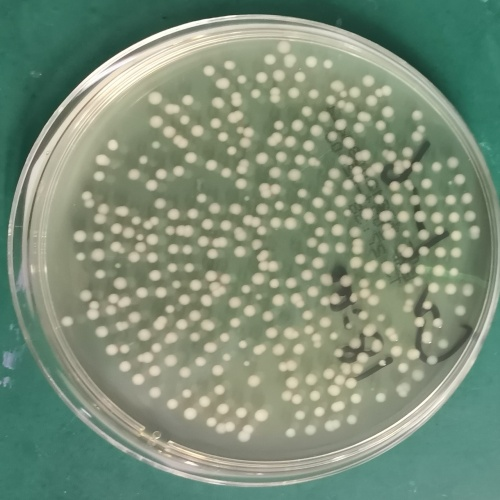
#> input picture projects/bacterial_count/bac.jpg, 500 x 500 px
$ jupyter execute cell_on_new_Images.ipynb   (older library calls are emulated)
#> lines starting #> are read from the running program, lines starting #| are printed output that depends on the picture; after the words box and inside, x2 and y2 are one past the last pixel; in counts of white or black regions, pixels touching at a corner belong together
[cell 1]
# Import necessary libraries
from IPython.display import Image
from IPython.display import Latex
import numpy as np
import cv2
import matplotlib.pyplot as plt
import matplotlib.cm as cm
from scipy import misc
from scipy import stats
import scipy.spatial.distance as dist
import PIL
from PIL import ImageDraw
plt.style.use("ggplot")

[cell 2]
import cv2

image1 = cv2.imread('bac.jpg')
#> image1 is the input picture: shape (500, 500, 3); mean B, G, R 120.9, 142.5, 124.5
image=cv2.cvtColor(image1,cv2.COLOR_BGR2GRAY)
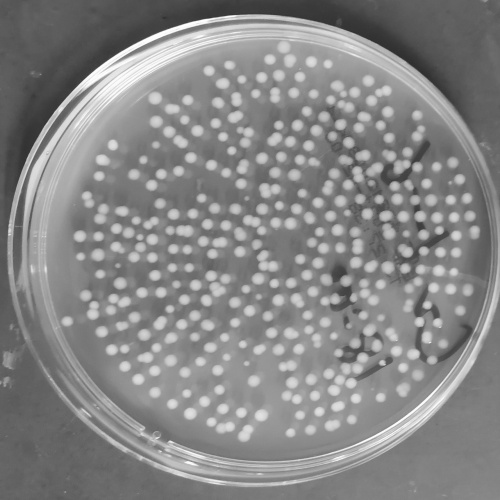
#> image: shape (500, 500); min 43, max 254, mean 134.6
se=cv2.getStructuringElement(cv2.MORPH_RECT , (5,5))
bg=cv2.morphologyEx(image, cv2.MORPH_DILATE, se)
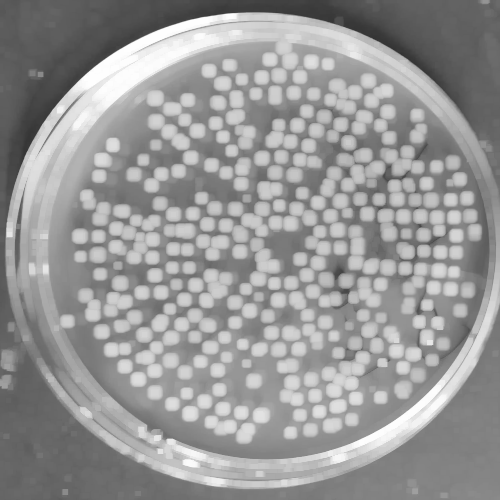
#> bg: shape (500, 500); min 51, max 254, mean 151.8
out_gray=cv2.divide(image, bg, scale=255)
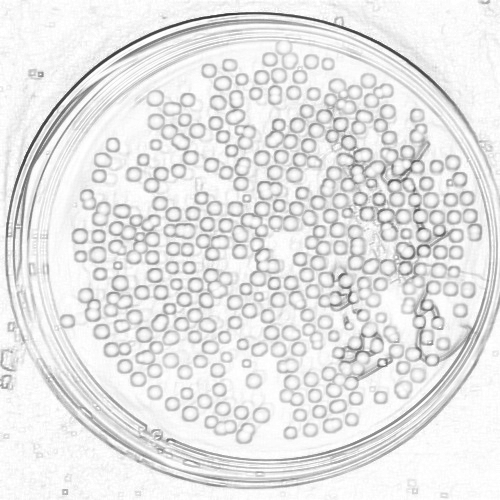
#> out_gray: shape (500, 500); min 52, max 255, mean 229.5
out_binary=cv2.threshold(out_gray, 0, 255, cv2.THRESH_OTSU )[1]
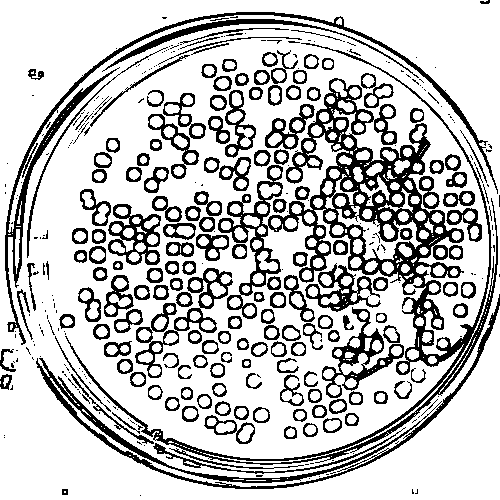
#> out_binary: shape (500, 500); 76.5% white; 368 black regions (195 under 20 px), largest, box (x1, y1, x2, y2) and area: (65, 43, 498, 469) 18659, (5, 12, 498, 345) 4500, (36, 294, 500, 489) 4089

cv2.imshow('binary', out_binary)
# cv2.imwrite('binary.png',out_binary)

cv2.imshow('orignal', image1)
# cv2.imwrite('gray.png',out_gray)
cv2.waitKey(0)
cv2.destroyAllWindows()

[cell 3]
img = cv2.imread('bac.jpg')
# [4 lines of commented-out code are left out]
cv2.imshow('img', img)
cv2.waitKey(0)
cv2.destroyAllWindows()

[cell 4]
img = np.mean(img, axis=2)

[cell 5]
# Function for removing background noise
def remove_background_noise(img, dilations=1, kernel_size=3, thresh=250):
    kern = cv2.getStructuringElement(cv2.MORPH_ELLIPSE, (kernel_size, kernel_size))
    clean_image = cv2.dilate(img, kern, iterations=dilations)
    # Remove all pixels that are brighter than thresh
    return clean_image * (clean_image < thresh)

# Create clean image
clean_image = remove_background_noise(img, dilations=1, kernel_size=3, thresh=250)
#> in remove_background_noise, `clean_image = cv2.dilate(img, kern, iterations=dilations)`:
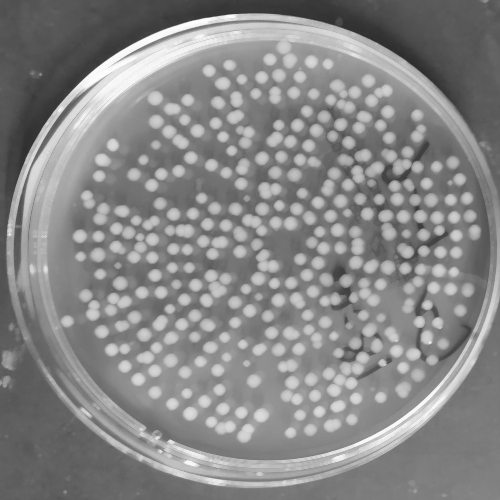
#> clean_image: shape (500, 500) float64; min 44.67, max 254, mean 135.9
# misc.imsave("clean_image.jpg", clean_image)

cv2.imshow('img', clean_image)
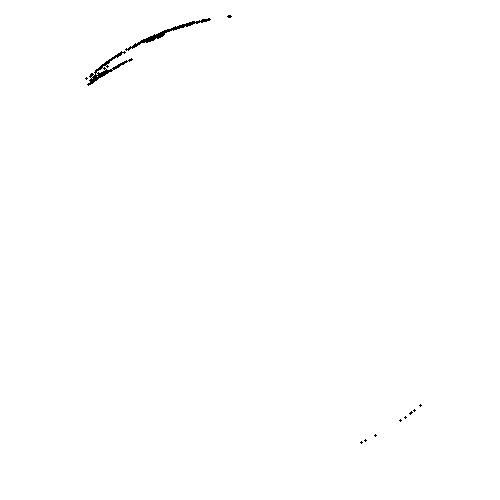
#> window 'img': shape (500, 500); 99.7% white; black in thin lines or dots, all inside (x1, y1, x2, y2) = (85, 15, 422, 444)
cv2.waitKey(0)
cv2.destroyAllWindows()

[cell 6]
# Function to detect cell locations using Bonferroni corrected one sample t-test
def detect_cell_location(clean_image, step_size=20, alpha=0.05, population_mean=220):
    n = clean_image.shape[1]
    m = clean_image.shape[0]
    x_coordinates = []
    y_coordinates = []
    number_of_comparisons = np.round((n/step_size)*(m/step_size))
    bonferroni_alpha = 0.05 / float(number_of_comparisons)
    for y in xrange(0, m, step_size):
        for x in xrange(0, n, step_size):
            wind = clean_image[y:y+step_size, x:x+step_size].flatten()
            t_statistic, p_value = stats.ttest_1samp(wind, population_mean)
            if p_value == 0:
                x_coordinates.append(x)
                y_coordinates.append(y)
    return (x_coordinates, y_coordinates)

[cell 7]
# Determine the pixel population mean
pop_mean = np.mean(clean_image)
#> pop_mean = 135.2

# Extract cell locations
x_coordinates, y_coordinates = detect_cell_location(clean_image, population_mean=pop_mean)
#> after the loop in detect_cell_location, `for y in xrange(0, m, step_size):`: x_coordinates = 105 values, max 480 at index 30, min 0 at index 0, mean 207.2; y_coordinates = 105 values from 0 to 480
#> y_coordinates = 105 values from 0 to 480

$ run again, with projects/bacterial_count/New.jpg copied over projects/bacterial_count/bac.jpg
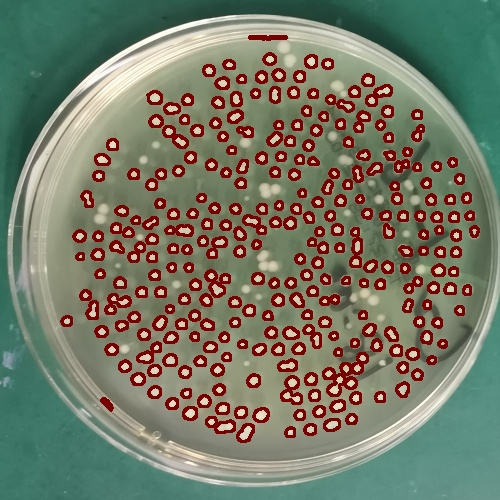
#> input picture projects/bacterial_count/New.jpg, 500 x 500 px
#> image1 is the input picture: shape (500, 500, 3); mean B, G, R 102.4, 120.5, 118.4
#> `out_binary=cv2.threshold(out_gray, 0, 255, cv2.THRESH_OTSU )[1]`:
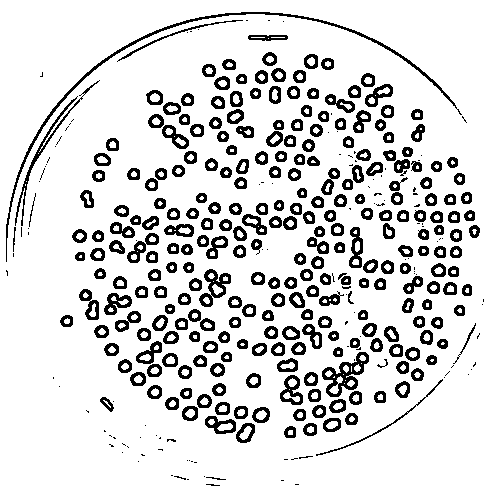
#> out_binary: shape (500, 500); 85.6% white; 390 black regions (115 under 20 px), largest, box (x1, y1, x2, y2) and area: (6, 12, 462, 262) 1638, (322, 352, 369, 397) 750, (15, 80, 100, 226) 619
#> in remove_background_noise, `clean_image = cv2.dilate(img, kern, iterations=dilations)`:
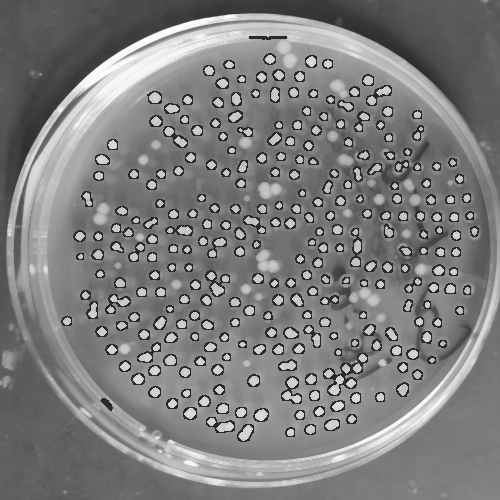
#> clean_image: shape (500, 500) float64; min 37.33, max 253.7, mean 126
#> pop_mean = 125.4
#> after the loop in detect_cell_location, `for y in xrange(0, m, step_size):`: x_coordinates = 84 values, max 480 at index 29, min 0 at index 0, mean 164.8; y_coordinates = 84 values from 0 to 480

$ run again, with projects/bacterial_count/cell_count.jpg copied over projects/bacterial_count/bac.jpg
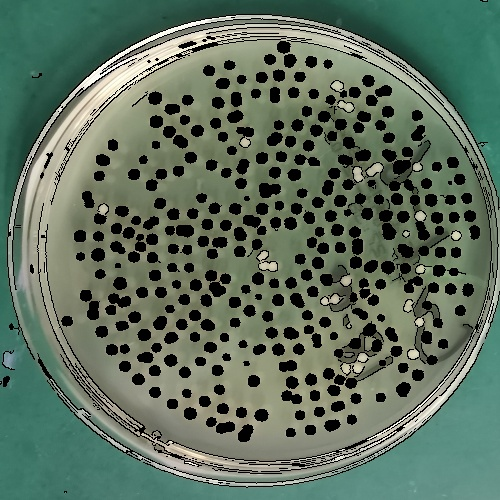
#> input picture projects/bacterial_count/cell_count.jpg, 500 x 500 px
#> image1 is the input picture: shape (500, 500, 3); mean B, G, R 94.7, 111.4, 93.9
#> `out_binary=cv2.threshold(out_gray, 0, 255, cv2.THRESH_OTSU )[1]`:
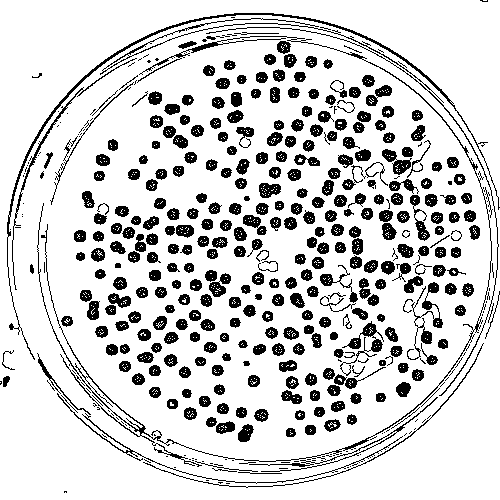
#> out_binary: shape (500, 500); 82.8% white; 459 black regions (124 under 20 px), largest, box (x1, y1, x2, y2) and area: (37, 36, 492, 467) 2694, (7, 13, 500, 360) 1842, (100, 18, 444, 103) 718
#> `cv2.imshow('img', clean_image)`:
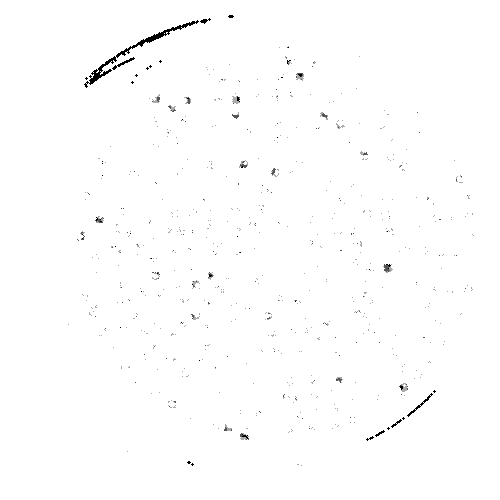
#> window 'img': shape (500, 500); min 0, max 255, mean 253.4
#> pop_mean = 114.2
#> after the loop in detect_cell_location, `for y in xrange(0, m, step_size):`: x_coordinates = 89 values, max 480 at index 28, min 0 at index 0, mean 203.6; y_coordinates = 89 values from 0 to 480
